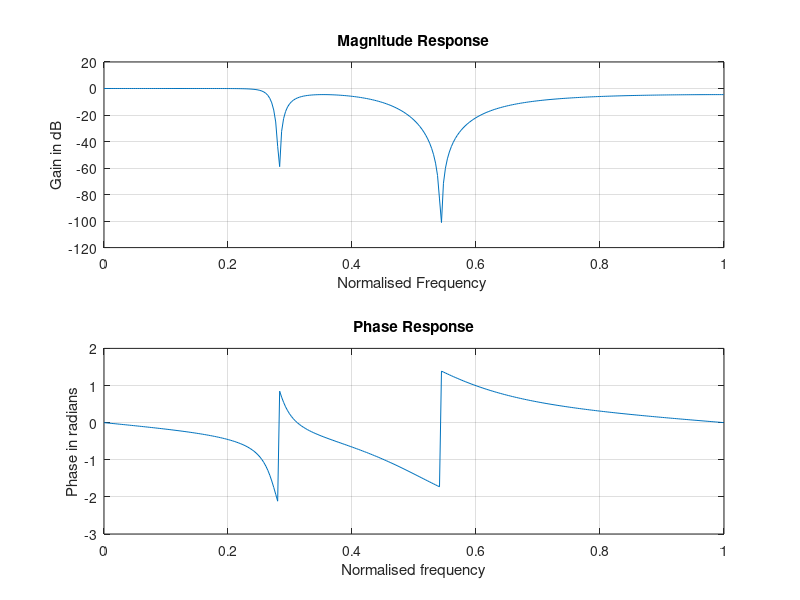

The MATLAB source for this figure:
%DSP LAB ASSESSMENT - 7
%Chirag Satapathy - 19BEI0107

%Date - 5th October, 2021

%To design of Type 2 Chebyshev Filter with parameters
%alphap=2, alphas=20, wp1=0.2, ws1=0.1 

close all;
clear all:
clc;

alphap = 2; %Passband attenuation in dB
alphas = 20; %Stopband attenuation in dB
wp = 0.2*pi; %Passband frequency in radians
ws = 0.3*pi; %stopband frequency in radians

%To find cutoff frequency and order of the filter

[n,wn] = cheb2ord(wp/pi, ws/pi, alphap, alphas);

%System function of the filter
[b,a] = cheby2(n, alphap, wn);
w = 0:0.01:pi;
[h,ph]= freqz (b, a, w);
m = 20*log(abs(h));
an = angle (h);

%To plot magnitude and phase response

subplot (2,1,1);
plot (ph/pi, m);
grid;
title('Magnitude Response' );
ylabel ('Gain in dB');
xlabel('Normalised Frequency ');

subplot (2,1,2);
plot (ph/pi, an);
grid;
title('Phase Response');
ylabel('Phase in radians');
xlabel ('Normalised frequency');
